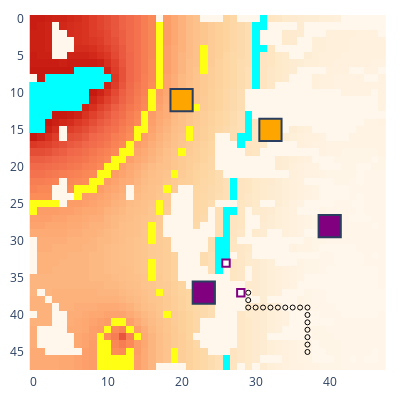
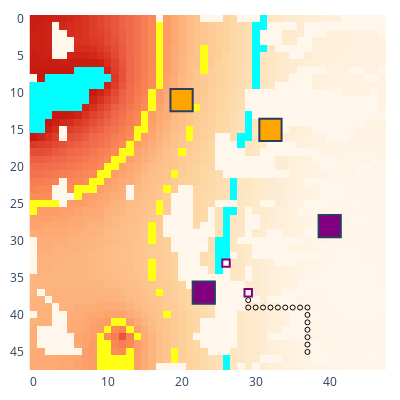
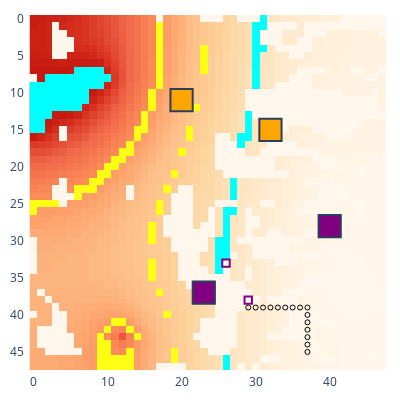
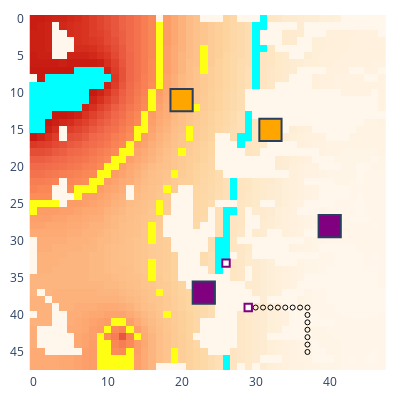

Notebook source saved alongside these figures, in order:
### Code cell
actions = {
    "player_0": {},
    "player_1": {},
}

figs = []
for i in range(4):
    obs, rews, dones, infos = env.step(actions)
    figs.append(show_env(env))
for fig in figs:
    fig.show()

### Figure 1 — Plotly figure (JSON) as saved in the notebook; plotly's stock layout.template omitted (floating-point values rounded to 4 significant figures; data arrays with more than 128 entries replaced by an {"elided": "..."} marker saying what was removed)
{"data": [{"colorscale": [[0, "rgb(255,247,236)"], [0.125, "rgb(254,232,200)"], [0.25, "rgb(253,212,158)"], [0.375, "rgb(253,187,132)"], [0.5, "rgb(252,141,89)"], [0.625, "rgb(239,101,72)"], [0.75, "rgb(215,48,31)"], [0.875, "rgb(179,0,0)"], [1, "rgb(127,0,0)"]], "name": "Rubble", "showscale": false, "type": "heatmap", "z": {"elided": "48x48 int values"}}, {"colorscale": [[0, "#00ffff"], [1, "#00ffff"]], "hoverinfo": "skip", "showscale": false, "type": "heatmap", "z": {"elided": "48x48 int values"}}, {"colorscale": [[0, "#ffff14"], [1, "#ffff14"]], "hoverinfo": "skip", "showscale": false, "type": "heatmap", "z": {"elided": "48x48 int values"}}, {"colorscale": [[0, "#15b01a"], [1, "#15b01a"]], "hoverinfo": "skip", "showscale": false, "type": "heatmap", "z": {"elided": "48x48 null values"}}, {"customdata": [["unit_4", "player_0", "HEAVY", [28, 37], 540, 60, 0, 0, 0]], "hovertemplate": "%{customdata[0]} %{customdata[1]}<br>Type: %{customdata[2]}<br>Pos: %{customdata[3]}<br>Power: %{customdata[4]}<br>Ice: %{customdata[5]}<br>Ore: %{customdata[6]}<br>Water: %{customdata[7]}<br>Metal: %{customdata[8]}<br><extra></extra>", "name": "unit_4", "showscale": false, "type": "heatmap", "x": [28], "y": [37], "z": [4]}, {"hoverinfo": "skip", "marker": {"color": "black", "size": 5, "symbol": "circle-open"}, "mode": "markers", "type": "scatter", "x": [29, 29, 29, 30, 31, 32, 33, 34, 35, 36, 37, 37, 37, 37, 37, 37, 37], "y": [37, 38, 39, 39, 39, 39, 39, 39, 39, 39, 39, 40, 41, 42, 43, 44, 45]}, {"customdata": [["unit_5", "player_0", "HEAVY", [26, 33], 107, 100, 0, 0, 0]], "hovertemplate": "%{customdata[0]} %{customdata[1]}<br>Type: %{customdata[2]}<br>Pos: %{customdata[3]}<br>Power: %{customdata[4]}<br>Ice: %{customdata[5]}<br>Ore: %{customdata[6]}<br>Water: %{customdata[7]}<br>Metal: %{customdata[8]}<br><extra></extra>", "name": "unit_5", "showscale": false, "type": "heatmap", "x": [26], "y": [33], "z": [5]}], "layout": {"coloraxis": {"showscale": false}, "height": 400, "margin": {"b": 10, "l": 10, "r": 10, "t": 10}, "plot_bgcolor": "rgba(0, 0, 0, 0)", "shapes": [{"fillcolor": "purple", "type": "rect", "x0": 21.5, "x1": 24.5, "y0": 35.5, "y1": 38.5}, {"fillcolor": "purple", "type": "rect", "x0": 38.5, "x1": 41.5, "y0": 26.5, "y1": 29.5}, {"fillcolor": "orange", "type": "rect", "x0": 18.5, "x1": 21.5, "y0": 9.5, "y1": 12.5}, {"fillcolor": "orange", "type": "rect", "x0": 30.5, "x1": 33.5, "y0": 13.5, "y1": 16.5}, {"fillcolor": "white", "line": {"color": "purple"}, "type": "rect", "x0": 27.5, "x1": 28.5, "y0": 36.5, "y1": 37.5}, {"fillcolor": "white", "line": {"color": "purple"}, "type": "rect", "x0": 25.5, "x1": 26.5, "y0": 32.5, "y1": 33.5}], "width": 400, "xaxis": {"autorange": true, "domain": [0, 1], "range": [-0.9367, 47.94], "type": "linear"}, "yaxis": {"autorange": true, "domain": [0, 1], "range": [47.84, -0.5], "scaleanchor": "x", "type": "linear"}}}

### Figure 2 — Plotly figure (JSON) as saved in the notebook; plotly's stock layout.template omitted (floating-point values rounded to 4 significant figures; data arrays with more than 128 entries replaced by an {"elided": "..."} marker saying what was removed)
{"data": [{"colorscale": [[0, "rgb(255,247,236)"], [0.125, "rgb(254,232,200)"], [0.25, "rgb(253,212,158)"], [0.375, "rgb(253,187,132)"], [0.5, "rgb(252,141,89)"], [0.625, "rgb(239,101,72)"], [0.75, "rgb(215,48,31)"], [0.875, "rgb(179,0,0)"], [1, "rgb(127,0,0)"]], "name": "Rubble", "showscale": false, "type": "heatmap", "z": {"elided": "48x48 int values"}}, {"colorscale": [[0, "#00ffff"], [1, "#00ffff"]], "hoverinfo": "skip", "showscale": false, "type": "heatmap", "z": {"elided": "48x48 int values"}}, {"colorscale": [[0, "#ffff14"], [1, "#ffff14"]], "hoverinfo": "skip", "showscale": false, "type": "heatmap", "z": {"elided": "48x48 int values"}}, {"colorscale": [[0, "#15b01a"], [1, "#15b01a"]], "hoverinfo": "skip", "showscale": false, "type": "heatmap", "z": {"elided": "48x48 null values"}}, {"customdata": [["unit_4", "player_0", "HEAVY", [29, 37], 530, 60, 0, 0, 0]], "hovertemplate": "%{customdata[0]} %{customdata[1]}<br>Type: %{customdata[2]}<br>Pos: %{customdata[3]}<br>Power: %{customdata[4]}<br>Ice: %{customdata[5]}<br>Ore: %{customdata[6]}<br>Water: %{customdata[7]}<br>Metal: %{customdata[8]}<br><extra></extra>", "name": "unit_4", "showscale": false, "type": "heatmap", "x": [29], "y": [37], "z": [4]}, {"hoverinfo": "skip", "marker": {"color": "black", "size": 5, "symbol": "circle-open"}, "mode": "markers", "type": "scatter", "x": [29, 29, 30, 31, 32, 33, 34, 35, 36, 37, 37, 37, 37, 37, 37, 37], "y": [38, 39, 39, 39, 39, 39, 39, 39, 39, 39, 40, 41, 42, 43, 44, 45]}, {"customdata": [["unit_5", "player_0", "HEAVY", [26, 33], 117, 100, 0, 0, 0]], "hovertemplate": "%{customdata[0]} %{customdata[1]}<br>Type: %{customdata[2]}<br>Pos: %{customdata[3]}<br>Power: %{customdata[4]}<br>Ice: %{customdata[5]}<br>Ore: %{customdata[6]}<br>Water: %{customdata[7]}<br>Metal: %{customdata[8]}<br><extra></extra>", "name": "unit_5", "showscale": false, "type": "heatmap", "x": [26], "y": [33], "z": [5]}], "layout": {"coloraxis": {"showscale": false}, "height": 400, "margin": {"b": 10, "l": 10, "r": 10, "t": 10}, "plot_bgcolor": "rgba(0, 0, 0, 0)", "shapes": [{"fillcolor": "purple", "type": "rect", "x0": 21.5, "x1": 24.5, "y0": 35.5, "y1": 38.5}, {"fillcolor": "purple", "type": "rect", "x0": 38.5, "x1": 41.5, "y0": 26.5, "y1": 29.5}, {"fillcolor": "orange", "type": "rect", "x0": 18.5, "x1": 21.5, "y0": 9.5, "y1": 12.5}, {"fillcolor": "orange", "type": "rect", "x0": 30.5, "x1": 33.5, "y0": 13.5, "y1": 16.5}, {"fillcolor": "white", "line": {"color": "purple"}, "type": "rect", "x0": 28.5, "x1": 29.5, "y0": 36.5, "y1": 37.5}, {"fillcolor": "white", "line": {"color": "purple"}, "type": "rect", "x0": 25.5, "x1": 26.5, "y0": 32.5, "y1": 33.5}], "width": 400, "xaxis": {"autorange": true, "domain": [0, 1], "range": [-0.9367, 47.94], "type": "linear"}, "yaxis": {"autorange": true, "domain": [0, 1], "range": [47.84, -0.5], "scaleanchor": "x", "type": "linear"}}}

### Figure 3 — Plotly figure (JSON) as saved in the notebook; plotly's stock layout.template omitted (floating-point values rounded to 4 significant figures; data arrays with more than 128 entries replaced by an {"elided": "..."} marker saying what was removed)
{"data": [{"colorscale": [[0, "rgb(255,247,236)"], [0.125, "rgb(254,232,200)"], [0.25, "rgb(253,212,158)"], [0.375, "rgb(253,187,132)"], [0.5, "rgb(252,141,89)"], [0.625, "rgb(239,101,72)"], [0.75, "rgb(215,48,31)"], [0.875, "rgb(179,0,0)"], [1, "rgb(127,0,0)"]], "name": "Rubble", "showscale": false, "type": "heatmap", "z": {"elided": "48x48 int values"}}, {"colorscale": [[0, "#00ffff"], [1, "#00ffff"]], "hoverinfo": "skip", "showscale": false, "type": "heatmap", "z": {"elided": "48x48 int values"}}, {"colorscale": [[0, "#ffff14"], [1, "#ffff14"]], "hoverinfo": "skip", "showscale": false, "type": "heatmap", "z": {"elided": "48x48 int values"}}, {"colorscale": [[0, "#15b01a"], [1, "#15b01a"]], "hoverinfo": "skip", "showscale": false, "type": "heatmap", "z": {"elided": "48x48 null values"}}, {"customdata": [["unit_4", "player_0", "HEAVY", [29, 38], 520, 60, 0, 0, 0]], "hovertemplate": "%{customdata[0]} %{customdata[1]}<br>Type: %{customdata[2]}<br>Pos: %{customdata[3]}<br>Power: %{customdata[4]}<br>Ice: %{customdata[5]}<br>Ore: %{customdata[6]}<br>Water: %{customdata[7]}<br>Metal: %{customdata[8]}<br><extra></extra>", "name": "unit_4", "showscale": false, "type": "heatmap", "x": [29], "y": [38], "z": [4]}, {"hoverinfo": "skip", "marker": {"color": "black", "size": 5, "symbol": "circle-open"}, "mode": "markers", "type": "scatter", "x": [29, 30, 31, 32, 33, 34, 35, 36, 37, 37, 37, 37, 37, 37, 37], "y": [39, 39, 39, 39, 39, 39, 39, 39, 39, 40, 41, 42, 43, 44, 45]}, {"customdata": [["unit_5", "player_0", "HEAVY", [26, 33], 127, 100, 0, 0, 0]], "hovertemplate": "%{customdata[0]} %{customdata[1]}<br>Type: %{customdata[2]}<br>Pos: %{customdata[3]}<br>Power: %{customdata[4]}<br>Ice: %{customdata[5]}<br>Ore: %{customdata[6]}<br>Water: %{customdata[7]}<br>Metal: %{customdata[8]}<br><extra></extra>", "name": "unit_5", "showscale": false, "type": "heatmap", "x": [26], "y": [33], "z": [5]}], "layout": {"coloraxis": {"showscale": false}, "height": 400, "margin": {"b": 10, "l": 10, "r": 10, "t": 10}, "plot_bgcolor": "rgba(0, 0, 0, 0)", "shapes": [{"fillcolor": "purple", "type": "rect", "x0": 21.5, "x1": 24.5, "y0": 35.5, "y1": 38.5}, {"fillcolor": "purple", "type": "rect", "x0": 38.5, "x1": 41.5, "y0": 26.5, "y1": 29.5}, {"fillcolor": "orange", "type": "rect", "x0": 18.5, "x1": 21.5, "y0": 9.5, "y1": 12.5}, {"fillcolor": "orange", "type": "rect", "x0": 30.5, "x1": 33.5, "y0": 13.5, "y1": 16.5}, {"fillcolor": "white", "line": {"color": "purple"}, "type": "rect", "x0": 28.5, "x1": 29.5, "y0": 37.5, "y1": 38.5}, {"fillcolor": "white", "line": {"color": "purple"}, "type": "rect", "x0": 25.5, "x1": 26.5, "y0": 32.5, "y1": 33.5}], "width": 400, "xaxis": {"autorange": true, "domain": [0, 1], "range": [-0.9367, 47.94], "type": "linear"}, "yaxis": {"autorange": true, "domain": [0, 1], "range": [47.84, -0.5], "scaleanchor": "x", "type": "linear"}}}

### Figure 4 — Plotly figure (JSON) as saved in the notebook; plotly's stock layout.template omitted (floating-point values rounded to 4 significant figures; data arrays with more than 128 entries replaced by an {"elided": "..."} marker saying what was removed)
{"data": [{"colorscale": [[0, "rgb(255,247,236)"], [0.125, "rgb(254,232,200)"], [0.25, "rgb(253,212,158)"], [0.375, "rgb(253,187,132)"], [0.5, "rgb(252,141,89)"], [0.625, "rgb(239,101,72)"], [0.75, "rgb(215,48,31)"], [0.875, "rgb(179,0,0)"], [1, "rgb(127,0,0)"]], "name": "Rubble", "showscale": false, "type": "heatmap", "z": {"elided": "48x48 int values"}}, {"colorscale": [[0, "#00ffff"], [1, "#00ffff"]], "hoverinfo": "skip", "showscale": false, "type": "heatmap", "z": {"elided": "48x48 int values"}}, {"colorscale": [[0, "#ffff14"], [1, "#ffff14"]], "hoverinfo": "skip", "showscale": false, "type": "heatmap", "z": {"elided": "48x48 int values"}}, {"colorscale": [[0, "#15b01a"], [1, "#15b01a"]], "hoverinfo": "skip", "showscale": false, "type": "heatmap", "z": {"elided": "48x48 null values"}}, {"customdata": [["unit_4", "player_0", "HEAVY", [29, 39], 499, 60, 0, 0, 0]], "hovertemplate": "%{customdata[0]} %{customdata[1]}<br>Type: %{customdata[2]}<br>Pos: %{customdata[3]}<br>Power: %{customdata[4]}<br>Ice: %{customdata[5]}<br>Ore: %{customdata[6]}<br>Water: %{customdata[7]}<br>Metal: %{customdata[8]}<br><extra></extra>", "name": "unit_4", "showscale": false, "type": "heatmap", "x": [29], "y": [39], "z": [4]}, {"hoverinfo": "skip", "marker": {"color": "black", "size": 5, "symbol": "circle-open"}, "mode": "markers", "type": "scatter", "x": [30, 31, 32, 33, 34, 35, 36, 37, 37, 37, 37, 37, 37, 37], "y": [39, 39, 39, 39, 39, 39, 39, 39, 40, 41, 42, 43, 44, 45]}, {"customdata": [["unit_5", "player_0", "HEAVY", [26, 33], 137, 100, 0, 0, 0]], "hovertemplate": "%{customdata[0]} %{customdata[1]}<br>Type: %{customdata[2]}<br>Pos: %{customdata[3]}<br>Power: %{customdata[4]}<br>Ice: %{customdata[5]}<br>Ore: %{customdata[6]}<br>Water: %{customdata[7]}<br>Metal: %{customdata[8]}<br><extra></extra>", "name": "unit_5", "showscale": false, "type": "heatmap", "x": [26], "y": [33], "z": [5]}], "layout": {"coloraxis": {"showscale": false}, "height": 400, "margin": {"b": 10, "l": 10, "r": 10, "t": 10}, "plot_bgcolor": "rgba(0, 0, 0, 0)", "shapes": [{"fillcolor": "purple", "type": "rect", "x0": 21.5, "x1": 24.5, "y0": 35.5, "y1": 38.5}, {"fillcolor": "purple", "type": "rect", "x0": 38.5, "x1": 41.5, "y0": 26.5, "y1": 29.5}, {"fillcolor": "orange", "type": "rect", "x0": 18.5, "x1": 21.5, "y0": 9.5, "y1": 12.5}, {"fillcolor": "orange", "type": "rect", "x0": 30.5, "x1": 33.5, "y0": 13.5, "y1": 16.5}, {"fillcolor": "white", "line": {"color": "purple"}, "type": "rect", "x0": 28.5, "x1": 29.5, "y0": 38.5, "y1": 39.5}, {"fillcolor": "white", "line": {"color": "purple"}, "type": "rect", "x0": 25.5, "x1": 26.5, "y0": 32.5, "y1": 33.5}], "width": 400, "xaxis": {"autorange": true, "domain": [0, 1], "range": [-0.9367, 47.94], "type": "linear"}, "yaxis": {"autorange": true, "domain": [0, 1], "range": [47.84, -0.5], "scaleanchor": "x", "type": "linear"}}}
